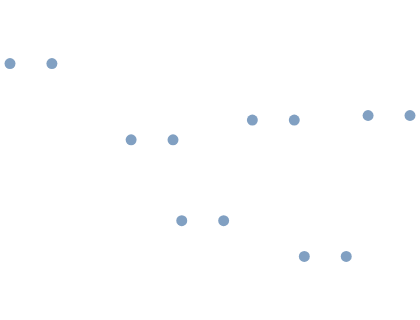

Source (Vega-Lite JSON):
### Vega-Lite specification from a JSON file in a GitHub repository (floating-point values rounded to 4 significant figures)
{"$schema": "https://vega.github.io/schema/vega-lite/v6.json", "padding": 5, "autosize": "none", "data": {"values": [{"city": "Seattle", "lon": -122.3, "lat": 47.61, "pop": 0.74, "kind": "port", "lon2": -116.3}, {"city": "Denver", "lon": -105.0, "lat": 39.74, "pop": 0.71, "kind": "hub", "lon2": -98.99}, {"city": "Austin", "lon": -97.74, "lat": 30.27, "pop": 0.96, "kind": "hub", "lon2": -91.74}, {"city": "Chicago", "lon": -87.63, "lat": 41.88, "pop": 2.7, "kind": "hub", "lon2": -81.63}, {"city": "Boston", "lon": -71.06, "lat": 42.36, "pop": 0.68, "kind": "port", "lon2": -65.06}, {"city": "Miami", "lon": -80.19, "lat": 25.76, "pop": 0.47, "kind": "port", "lon2": -74.19}]}, "repeat": {"layer": ["lon", "lon2"]}, "spec": {"width": 200, "height": 150, "projection": {"type": "mercator"}, "mark": "circle", "encoding": {"longitude": {"field": {"repeat": "layer"}, "type": "quantitative"}, "latitude": {"field": "lat", "type": "quantitative"}}}}
